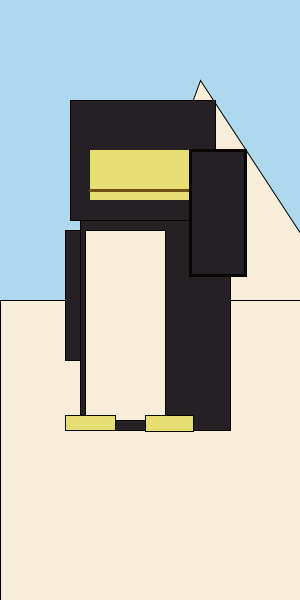
Frame 1 (no input)
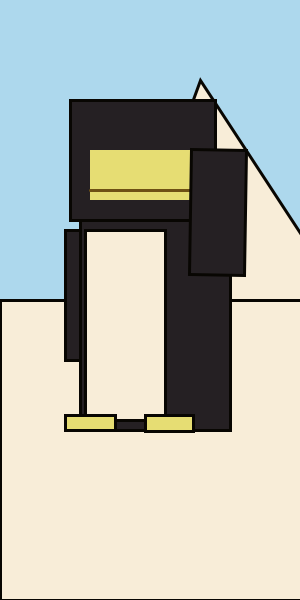
Frame 60 (the mouse pressed at the canvas centre just before this capture)
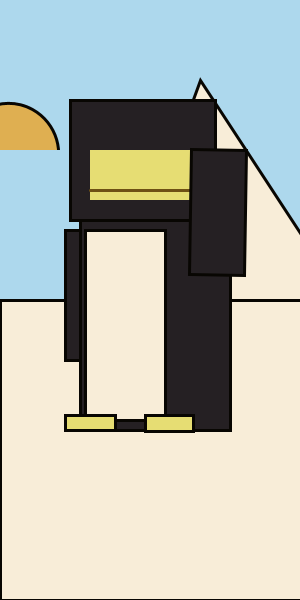
Frame 120 (the mouse held since frame 60 and released just before this capture)

The Processing sketch that drew these frames (run headless with seeded random() and noise(); from frame 60 on, the mouse is pressed at the canvas centre):

// Processing sketch: projecto
// ── projecto.pde
/*hi my name is talia, the date 10/9/22,im making a penguin that is black and white with 
yellow feet and a yellow beak. 
*/
int r = 0;
int u = -180;

void setup(){
size(300, 600);

}

void draw() {
background(#add8ed);

//y axis, x-axis, longer, height

push();
//sun cricle sun yay
translate(90, 130);
  rotate(radians(r));
  r = r + 1;
fill(#dfaf51);
ellipse(60, 60, 100, 100);
pop();

//backround
fill(#f8edd8);
rect(0, 300, 600, 300);
triangle(120, 300, 200, 80, 344, 300);

//extra rect
noStroke();
fill(#add8ed);
rect(0, 150, 90, 140);
stroke(3);

//bodystructure 
stroke(#080602);
fill(#252023);
rect(65, 230, 55, 130);
rect(80, 200, 150, 230);
rect(70, 100, 145, 120);


//belly white furry soft penguin (imagine texture)
fill(#f8edd8);
rect(85, 230, 80, 190);



//feet
noFill();
fill(#e6dd73);
rect(65, 415, 50, 15);
rect(145, 415, 48, 16);

//beak 
fill(#e6dd73);
noStroke();
rect(90, 150, 100, 50);
stroke(#6e5014);
strokeWeight(3);
line(90, 190, 190, 190);

//moving flipper
stroke(#080602);
translate(220, 250);
rotate(radians(u));
u +=-1;
if( u== -210 ) {
  u=-150;
}
//println("r: "+r);
fill(#252023);
rect(-25, -25, 55, 125);
}
